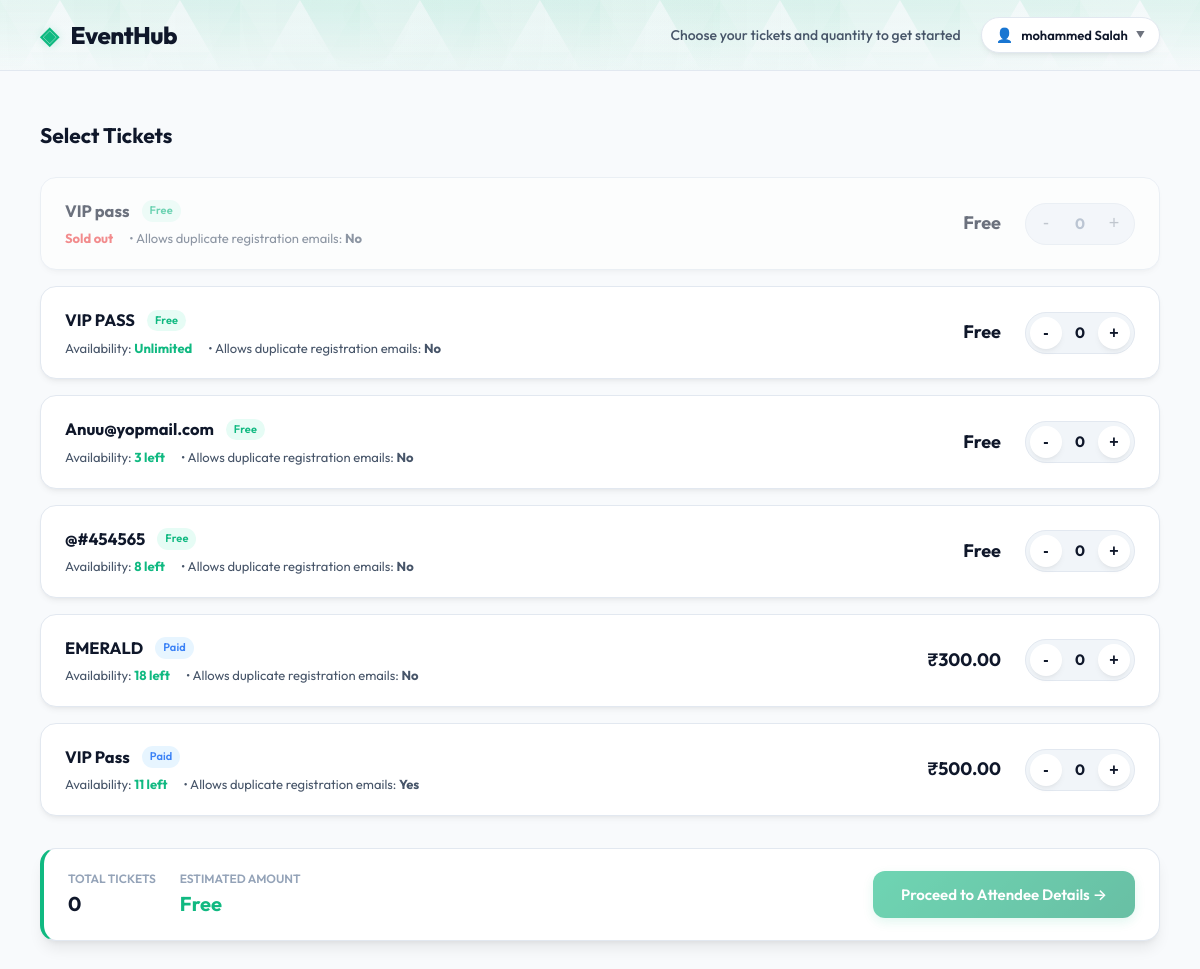
The app's page / (signed in) with its own data.
### apps/tickets/models.py (models this page shows, shortened)
class Ticket(models.Model):
    TICKET_TYPE_CHOICES   = [('free', 'Free'), ('paid', 'Paid')]
    QUANTITY_TYPE_CHOICES = [('limited', 'Limited'), ('unlimited', 'Unlimited')]
    name          = models.CharField(max_length=200, unique=True)
    ticket_type   = models.CharField(max_length=10, choices=TICKET_TYPE_CHOICES)
    price         = models.DecimalField(max_digits=10, decimal_places=2, default=0)
    quantity_type = models.CharField(max_length=10, choices=QUANTITY_TYPE_CHOICES)
    total_quantity    = models.PositiveIntegerField(null=True, blank=True)
    duplicate_email   = models.BooleanField(
        default=False,
        help_text='Allow the same email to register multiple times for this ticket'
    )
    is_active     = models.BooleanField(default=True)
    created_at    = models.DateTimeField(auto_now_add=True)
    updated_at    = models.DateTimeField(auto_now=True)
    class Meta:
        ordering = ['-created_at']
        indexes  = [models.Index(fields=['is_active'])]
    @property
    def sold_count(self):
        if hasattr(self, 'annotated_sold_count'):
            return self.annotated_sold_count
    @property
    def available_count(self):
        if self.quantity_type == 'unlimited':
            return None
        return max(0, self.total_quantity - self.sold_count)
    @property
    def is_sold_out(self):
        if self.quantity_type == 'unlimited':
            return False
        return self.available_count == 0

### apps/registrations/views.py (the view)
# urls.py: path('',                      views.portal,             name='portal'),
def portal(request):
    tickets = get_active_tickets_with_counts_selector()
    return render(request, 'registrations/portal.html', {
        'tickets': tickets,
    })

### templates/registrations/portal.html (shortened to what this page needs)
{% extends "base.html" %}
{% block body %}
<div class="portal-page">
  <header class="portal-header">
    <div class="portal-header-brand" onclick="window.location.href='{% url 'portal' %}'" style="cursor: pointer;">
      <span class="brand-icon">◈</span>
      <h1>EventHub</h1>
    </div>
    <div class="portal-header-right">
      <p class="header-subtitle">Choose your tickets and quantity to get started</p>
      {% if request.user.is_authenticated %}
        <div class="user-profile">
          <div class="user-info" onclick="toggleUserDropdown(event)">
            <span class="user-avatar">👤</span>
            <span class="user-name">{{ request.user.get_full_name|default:request.user.username }}</span>
            <span class="dropdown-chevron">▼</span>
          </div>
        </div>
      {% else %}
        <a href="{% url 'login' %}{% if request.path %}?next={{ request.path }}{% endif %}" class="btn btn-ghost btn-login-header">Sign In</a>
        <a href="{% url 'signup' %}{% if request.path %}?next={{ request.path }}{% endif %}" class="btn btn-secondary btn-login-header">Sign Up</a>
      {% endif %}
    </div>
  </header>
  <div class="portal-layout portal-layout--single">
    <section class="selected-tickets-section">
      <div class="section-header-flex">
        <h2>Select Tickets</h2>
      </div>
      <div class="ticket-rows-list" style="display: flex; flex-direction: column; gap: 16px; margin-top: 16px; margin-bottom: 24px;">
        {% if tickets %}
          {% for ticket in tickets %}
            <div class="ticket-row-card {% if ticket.is_sold_out %}ticket-row-card--soldout{% endif %}"
                 data-ticket-id="{{ ticket.id }}"
                 data-ticket-name="{{ ticket.name }}"
                 data-ticket-price="{{ ticket.price }}"
                 data-ticket-type="{{ ticket.ticket_type }}">
              <div class="ticket-row-left">
                <div class="ticket-row-title-group" style="display: flex; align-items: center; gap: 12px; margin-bottom: 4px;">
                  <h3 style="font-size: 16.5px; font-weight: 700; margin: 0; color: var(--text);">{{ ticket.name }}</h3>
                  {% if ticket.ticket_type == 'free' %}
                    <span class="badge badge-xs badge-free">Free</span>
                  {% else %}
                    <span class="badge badge-xs badge-paid">Paid</span>
                  {% endif %}
                </div>
                <div class="ticket-row-meta" style="font-size: 13px; color: var(--text2); display: flex; gap: 16px; align-items: center;">
                  {% if ticket.quantity_type == 'limited' %}
                    <span>
                      {% if ticket.is_sold_out %}
                        <strong style="color: var(--red);">Sold out</strong>
                      {% else %}
                        Availability: <strong style="color: var(--accent);">{{ ticket.available_count }} left</strong>
                      {% endif %}
                    </span>
                  {% else %}
                    <span>Availability: <strong style="color: var(--accent);">Unlimited</strong></span>
                  {% endif %}
                  <span>• Allows duplicate registration emails: <strong>{{ ticket.duplicate_email|yesno:"Yes,No" }}</strong></span>
                </div>
              </div>
              <div class="ticket-row-right" style="display: flex; align-items: center; gap: 24px;">
                <div class="ticket-row-price" style="font-size: 18px; font-weight: 700; color: var(--text);">
                  {% if ticket.ticket_type == 'free' %}
                    Free
                  {% else %}
                    ₹{{ ticket.price }}
                  {% endif %}
                </div>
                <div class="quantity-selector" style="display: flex; align-items: center; background: var(--bg3); border-radius: 30px; padding: 4px; border: 1px solid var(--border);">
                  {% if ticket.is_sold_out %}
                    <button class="qty-btn" disabled style="opacity: 0.5; cursor: not-allowed; border: none; background: none; width: 32px; height: 32px; font-size: 18px; color: var(--text2); display: flex; align-items: center; justify-content: center;">-</button>
                    <span class="qty-val" style="font-size: 15px; font-weight: 700; min-width: 36px; text-align: center; color: var(--text3);">0</span>
                    <button class="qty-btn" disabled style="opacity: 0.5; cursor: not-allowed; border: none; background: none; width: 32px; height: 32px; font-size: 18px; color: var(--text2); display: flex; align-items: center; justify-content: center;">+</button>
                  {% else %}
                    <button class="qty-btn qty-btn-minus"
                            onclick="updateTicketQty({{ ticket.id }}, -1)"
                            style="border: none; background: var(--bg2); width: 32px; height: 32px; border-radius: 50%; font-weight: 700; font-size: 16px; cursor: pointer; display: flex; align-items: center; justify-content: center; box-shadow: var(--shadow); transition: var(--transition); color: var(--text);">
                      -
                    </button>
                    <span class="qty-val" id="qty-val-{{ ticket.id }}" style="font-size: 15px; font-weight: 700; min-width: 36px; text-align: center; color: var(--text);">0</span>
                    <button class="qty-btn qty-btn-plus"
                            onclick="updateTicketQty({{ ticket.id }}, 1, {% if ticket.quantity_type == 'limited' %}{{ ticket.available_count }}{% else %}null{% endif %})"
                            style="border: none; background: var(--bg2); width: 32px; height: 32px; border-radius: 50%; font-weight: 700; font-size: 16px; cursor: pointer; display: flex; align-items: center; justify-content: center; box-shadow: var(--shadow); transition: var(--transition); color: var(--text);">
                      +
                    </button>
                  {% endif %}
                </div>
              </div>
            </div>
          {% endfor %}
        {% else %}
          <div class="empty-state"><p>No tickets available at this time.</p></div>
        {% endif %}
      </div>
      <div id="selectionSummaryBar" class="selection-summary-bar" style="position: sticky; bottom: 0; background: var(--bg2); border: 1px solid var(--border); border-radius: var(--radius2); padding: 20px 24px; box-shadow: var(--shadow2); display: flex; justify-content: space-between; align-items: center; margin-top: 32px; z-index: 100;">
        <div class="summary-info" style="display: flex; gap: 24px;">
          <div>
            <span style="font-size: 12px; font-weight: 600; text-transform: uppercase; color: var(--text3); display: block;">Total Tickets</span>
            <span id="summaryTotalQty" style="font-size: 20px; font-weight: 700; color: var(--text);">0</span>
          </div>
          <div>
            <span style="font-size: 12px; font-weight: 600; text-transform: uppercase; color: var(--text3); display: block;">Estimated Amount</span>
            <span id="summaryTotalAmount" style="font-size: 20px; font-weight: 700; color: var(--accent);">Free</span>
          </div>
        </div>
        <button id="btnProceedSelection" class="btn btn-primary btn-lg" onclick="proceedToAttendeeForm()" disabled style="cursor: not-allowed; opacity: 0.6;">
          Proceed to Attendee Details →
        </button>
      </div>
    </section>
  </div>
</div>
{% endblock %}

### records on screen
Ticket: name "VIP pass", ticket_type "Free", quantity_type "Sold out", duplicate_email "No"
Ticket: name "VIP PASS", ticket_type "Free", shows "Availability:", quantity_type "Unlimited", duplicate_email "No"
Ticket: name "Anuu@yopmail.com", ticket_type "Free", available_count "3", duplicate_email "No"
Ticket: name "@#454565", ticket_type "Free", available_count "8", duplicate_email "No"
Ticket: name "EMERALD", ticket_type "Paid", available_count "18", duplicate_email "No", price "300.00"
Ticket: name "VIP Pass", ticket_type "Paid", available_count "11", duplicate_email "Yes", price "500.00"

### other values on screen
{{ request.user.get_full_name|default:request.user.username }} "mohammed Salah"
